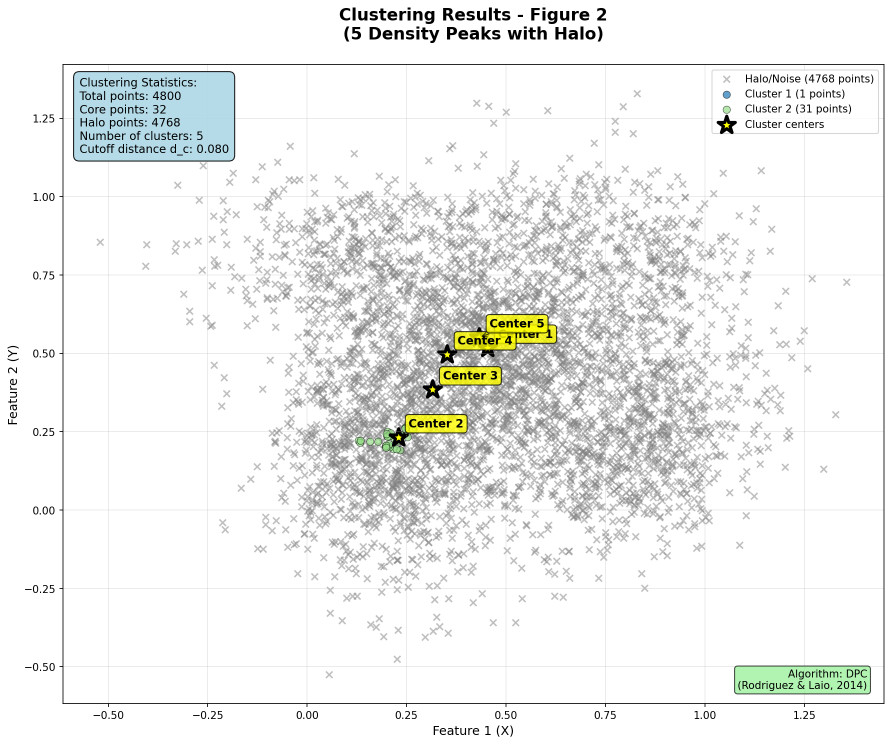
#> input picture experiment_results/fig2_clusters.png, 1782 x 1489 px (shown at 1/2 size)
$ python check_results.py
#> lines starting #> are read from the running program, lines starting #| are printed output that depends on the picture
### generate_data.py
import numpy as np
import matplotlib.pyplot as plt
from sklearn.datasets import make_blobs, make_circles, make_moons


def generate_figure_2a(size=4000):
    """
    Generate data like Figure 2A of the paper (distribution with 5 peaks)
    """
    np.random.seed(42)

    # Parameters for 5 Gaussian distributions
    means = [
        [0.2, 0.2],
        [0.8, 0.2],
        [0.5, 0.5],
        [0.2, 0.8],
        [0.8, 0.8]
    ]

    covs = [
        [[0.02, 0], [0, 0.05]],
        [[0.03, 0.01], [0.01, 0.03]],
        [[0.02, 0], [0, 0.02]],
        [[0.05, 0], [0, 0.02]],
        [[0.03, -0.01], [-0.01, 0.03]]
    ]

    # Cluster sizes (proportional to density)
    sizes = [int(size * 0.3), int(size * 0.2), int(size * 0.25), int(size * 0.15), int(size * 0.1)]

    data = []
    labels = []

    for i, (mean, cov, sz) in enumerate(zip(means, covs, sizes)):
        cluster_data = np.random.multivariate_normal(mean, cov, sz)
        data.append(cluster_data)
        labels.extend([i] * sz)

    # Add uniform noise (20% background)
    noise_size = int(size * 0.2)
    noise = np.random.rand(noise_size, 2)
    noise_labels = [-1] * noise_size

    data.append(noise)
    labels.extend(noise_labels)

    X = np.vstack(data)
    y = np.array(labels)

    return X, y


# [122 lines left out: functions generate_figure_3a, generate_figure_3b, generate_figure_3c, generate_figure_3d, generate_random_uniform, plot_data, not called in this run]


# [4 lines that do not run on import are left out]

### dpc_algorithm.py
import numpy as np
from scipy.spatial.distance import pdist, squareform
from tqdm import tqdm


class DensityPeaksClustering:
    """
    Implementation of "Clustering by fast search and find of density peaks"
    Rodriguez A., Laio A. Science 344, 1492 (2014)
    """

    def __init__(self, dc=None, kernel='gaussian', method='standard'):
        """
        :param dc: cutoff distance
        :param kernel: 'gaussian' or 'cutoff'
        :param method: 'standard' or 'percentile'
        """
        self.dc = dc
        self.kernel = kernel
        self.method = method
        self.distances = None
        self.density = None
        self.delta = None
        self.nearest_higher_density = None
        self.clusters = None
        self.halo = None
        self.centers = None

    def fit(self, X):
        """
        Main clustering function
        """
        n = X.shape[0]

        # 1. Compute distance matrix
        print("Computing distance matrix...")
        self.distances = squareform(pdist(X))

        # 2. Determine dc if not provided
        if self.dc is None:
            self.dc = self._estimate_dc(self.distances)
            print(f"Automatically selected dc: {self.dc:.4f}")

        # 3. Compute density
        print("Computing density...")
        self.density = self._compute_density(self.distances)

        # 4. Compute delta and nearest higher density
        print("Computing delta...")
        self.delta, self.nearest_higher_density = self._compute_delta(self.distances, self.density)

        return self

    # [8 lines left out: function _estimate_dc, not called in this run]

    def _compute_density(self, distances):
        """
        Compute density for each point
        """
        n = distances.shape[0]
        density = np.zeros(n)

        if self.kernel == 'cutoff':
            # Original formula from the paper
            for i in tqdm(range(n), desc="Density (cutoff)"):
                density[i] = np.sum(distances[i, :] < self.dc) - 1  # exclude self
        elif self.kernel == 'gaussian':
            # Gaussian kernel (better for small datasets)
            for i in tqdm(range(n), desc="Density (gaussian)"):
                density[i] = np.sum(np.exp(-(distances[i, :] / self.dc) ** 2)) - 1

        return density

    def _compute_delta(self, distances, density):
        """
        Compute minimum distance to point with higher density
        """
        n = len(density)
        delta = np.zeros(n)
        nearest_higher_density = np.zeros(n, dtype=int)

        # Sort indices by density in descending order
        sorted_indices = np.argsort(density)[::-1]

        # For point with highest density
        delta[sorted_indices[0]] = np.max(distances[sorted_indices[0]])
        nearest_higher_density[sorted_indices[0]] = -1

        # For other points
        for i in tqdm(range(1, n), desc="Computing delta"):
            idx = sorted_indices[i]
            # Find points with higher density
            higher_density_indices = sorted_indices[:i]
            # Minimum distance to them
            min_dist = np.min(distances[idx, higher_density_indices])
            delta[idx] = min_dist
            # Index of nearest point with higher density
            nearest_idx = higher_density_indices[np.argmin(distances[idx, higher_density_indices])]
            nearest_higher_density[idx] = nearest_idx

        return delta, nearest_higher_density

    # [62 lines left out: functions predict, _compute_halo, not called in this run]

    def get_decision_graph(self):
        """
        Return data for decision graph (rho, delta)
        """
        return self.density, self.delta

    # [5 lines left out: function get_gamma, not called in this run]

### check_results.py
import matplotlib.pyplot as plt
import matplotlib.image as mpimg
import os


def display_all_plots():
    """Display all saved plots"""
    output_dir = "experiment_results"

    if not os.path.exists(output_dir):
        print(f"Directory {output_dir} does not exist!")
        return

    files = sorted(os.listdir(output_dir))

    if not files:
        print("No files found in the directory!")
        return

    print(f"Found {len(files)} plot files:")
    for f in files:
        print(f"  - {f}")

    # Display key plots
    key_files = [
        'fig2_clusters.png',
        'fig2_decision_graph.png',
        'fig3a_clusters.png',
        'fig3c_clusters.png',
        'fig3d_clusters.png'
    ]

    fig, axes = plt.subplots(2, 3, figsize=(15, 10))
    axes = axes.flatten()

    for i, filename in enumerate(key_files):
        if i >= len(axes):
            break

        filepath = os.path.join(output_dir, filename)
        if os.path.exists(filepath):
            img = mpimg.imread(filepath)
            axes[i].imshow(img)
            axes[i].set_title(filename)
            axes[i].axis('off')
        else:
            axes[i].text(0.5, 0.5, f"Not found:\n{filename}",
                         ha='center', va='center')
            axes[i].axis('off')

    # Hide unused subplots
    for i in range(len(key_files), len(axes)):
        axes[i].axis('off')

    plt.tight_layout()
    plt.show()


def analyze_results():
    """Quick analysis of the clustering results"""
    import numpy as np
    from dpc_algorithm import DensityPeaksClustering
    from generate_data import generate_figure_2a

    print("=" * 60)
    print("ANALYZING CLUSTERING RESULTS")
    print("=" * 60)

    # Test with smaller dataset for quick analysis
    X, y_true = generate_figure_2a(size=1000)

    dpc = DensityPeaksClustering(dc=0.1, kernel='cutoff')
    dpc.fit(X)

    rho, delta = dpc.get_decision_graph()
    gamma = rho * delta

    # Find potential centers (points with high gamma)
    sorted_indices = np.argsort(gamma)[::-1]

    print(f"\nTop 10 points with highest gamma:")
    print("-" * 40)
    for i in range(min(10, len(gamma))):
        idx = sorted_indices[i]
        print(f"Rank {i + 1}: Point {idx} - γ = {gamma[idx]:.2f}, ρ = {rho[idx]:.0f}, δ = {delta[idx]:.3f}")

    # Check if we have clear cluster centers
    gamma_diff = np.diff(gamma[sorted_indices])
    large_gaps = np.where(gamma_diff < -0.1 * gamma[sorted_indices[:-1]])[0]

    if len(large_gaps) > 0:
        suggested_clusters = large_gaps[0] + 1
        print(f"\nSuggested number of clusters: {suggested_clusters}")
        print(f"(Based on gap in gamma values after point {sorted_indices[suggested_clusters - 1]})")
    else:
        print("\nNo clear gap in gamma values found.")

    print(f"\nStatistics:")
    print(f"- Number of points: {len(X)}")
    print(f"- Max density (ρ): {rho.max():.0f}")
    print(f"- Min density (ρ): {rho.min():.0f}")
    print(f"- Max delta (δ): {delta.max():.3f}")
    print(f"- Min delta (δ): {delta.min():.3f}")


if __name__ == "__main__":
    print("Checking experiment results...")
    print("\n1. Listing saved plot files:")
    print("-" * 40)

    output_dir = "experiment_results"
    if os.path.exists(output_dir):
        files = os.listdir(output_dir)
        for f in sorted(files):
            size = os.path.getsize(os.path.join(output_dir, f))
            print(f"{f} ({size / 1024:.1f} KB)")

    print("\n2. Quick analysis of clustering:")
    print("-" * 40)
    analyze_results()

    print("\n3. Displaying key plots (if running interactively)...")
    try:
        display_all_plots()
#> in display_all_plots, img is the input picture: shape (1489, 1782, 4) float32; mean R, G, B, A 0.937, 0.941, 0.936, 1
#> the loop in display_all_plots, `for i in range(len(key_files), len(axes)):` made 1 pass
#> i on pass 1: 5
#> in display_all_plots, `plt.show()`:
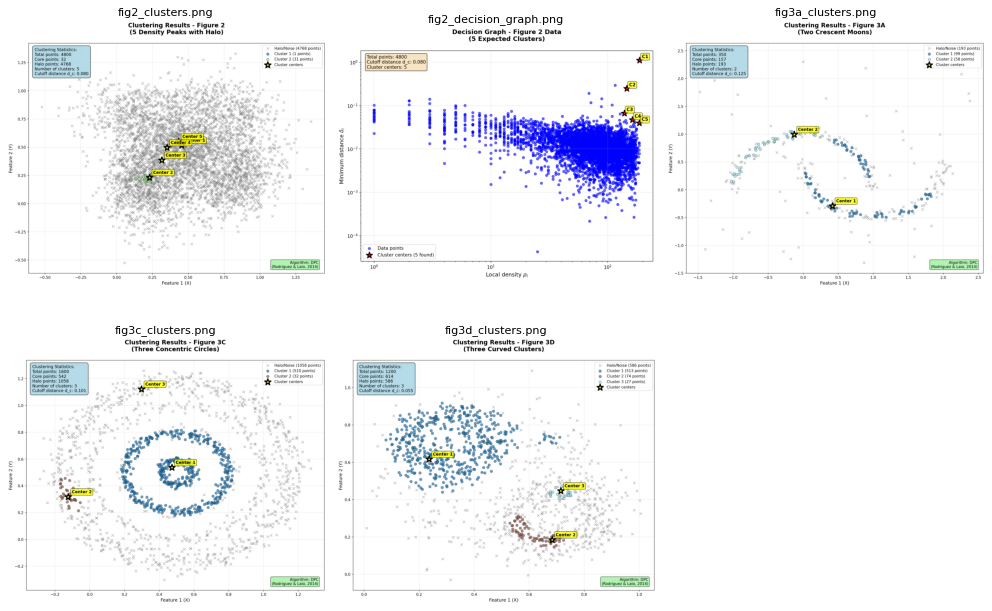
#> figure drawn by matplotlib, 5 panels
    except:
        print("Could not display plots. Open them manually from the experiment_results/ directory.")
